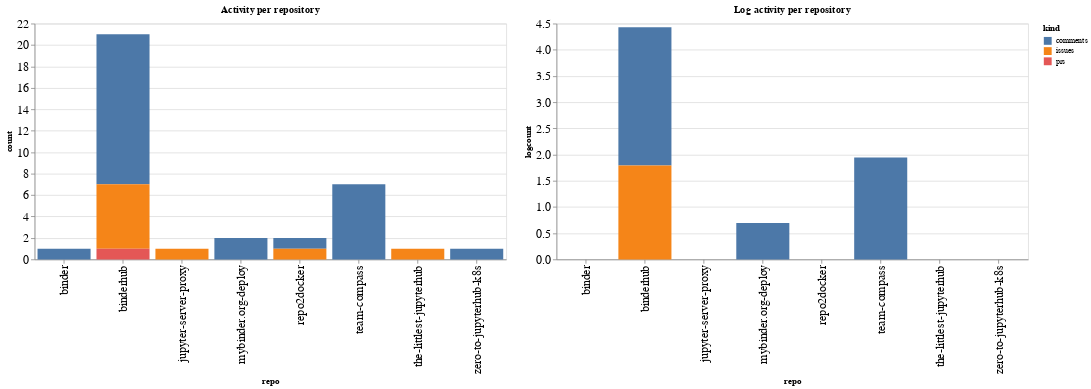

Notebook code for this chart:
### Code cell
ch1 = alt.Chart(repo_summaries, width=600, title="Activity per repository").mark_bar().encode(
    x='repo',
    y='count',
    color='kind',
    tooltip="kind"
)

ch2 = alt.Chart(repo_summaries, width=600, title="Log activity per repository").mark_bar().encode(
    x='repo',
    y='logcount',
    color='kind',
    tooltip="kind"
)

ch1 | ch2

### Figure 1 — Vega-Lite specification as saved in the notebook (floating-point values rounded to 4 significant figures)
{"config": {"axisLeft": {"labelFontSize": 15}, "axisBottom": {"labelFontSize": 15}}, "hconcat": [{"mark": "bar", "encoding": {"color": {"type": "nominal", "field": "kind"}, "tooltip": {"type": "nominal", "field": "kind"}, "x": {"type": "nominal", "field": "repo"}, "y": {"type": "quantitative", "field": "count"}}, "title": "Activity per repository", "width": 600}, {"mark": "bar", "encoding": {"color": {"type": "nominal", "field": "kind"}, "tooltip": {"type": "nominal", "field": "kind"}, "x": {"type": "nominal", "field": "repo"}, "y": {"type": "quantitative", "field": "logcount"}}, "title": "Log activity per repository", "width": 600}], "data": {"name": "data-60efecbcbb4f732afdca192f38f95c5e"}, "$schema": "https://vega.github.io/schema/vega-lite/v4.8.1.json", "datasets": {"data-60efecbcbb4f732afdca192f38f95c5e": [{"repo": "binder", "kind": "comments", "count": 1, "logcount": 0.0}, {"repo": "binderhub", "kind": "comments", "count": 14, "logcount": 2.639}, {"repo": "binderhub", "kind": "issues", "count": 6, "logcount": 1.792}, {"repo": "binderhub", "kind": "prs", "count": 1, "logcount": 0.0}, {"repo": "jupyter-server-proxy", "kind": "issues", "count": 1, "logcount": 0.0}, {"repo": "mybinder.org-deploy", "kind": "comments", "count": 2, "logcount": 0.6931}, {"repo": "repo2docker", "kind": "comments", "count": 1, "logcount": 0.0}, {"repo": "repo2docker", "kind": "issues", "count": 1, "logcount": 0.0}, {"repo": "team-compass", "kind": "comments", "count": 7, "logcount": 1.946}, {"repo": "the-littlest-jupyterhub", "kind": "issues", "count": 1, "logcount": 0.0}, {"repo": "zero-to-jupyterhub-k8s", "kind": "comments", "count": 1, "logcount": 0.0}]}}
